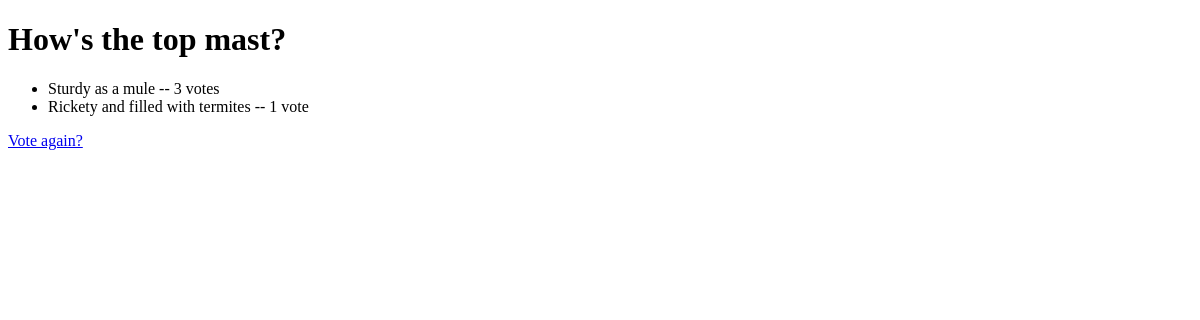
Page /polls/3/results/ on the earlier database version.
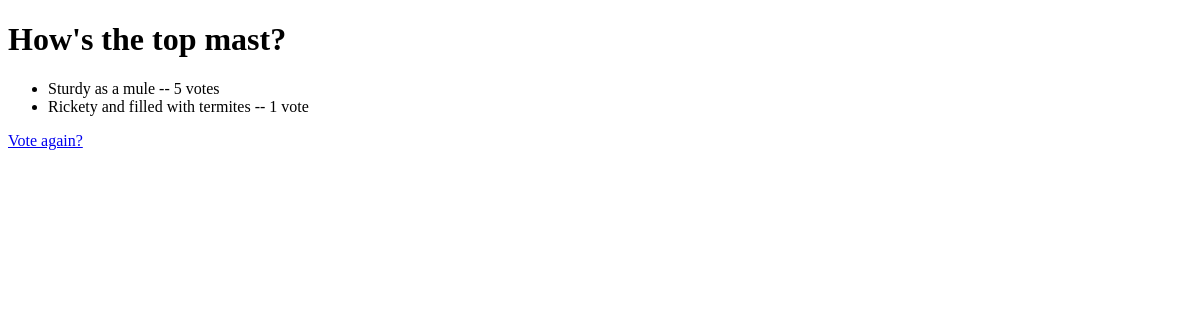
Same page on the later database version.
### polls/models.py (models this page shows, shortened)
class Choice(models.Model):
    question = models.ForeignKey(Question, on_delete=models.CASCADE)
    choice_text = models.CharField(max_length=200)
    votes = models.IntegerField(default=0)

### polls/views.py (the view)
# urls.py: path('<int:pk>/results/', views.ResultsView.as_view(), name='results'),
class ResultsView(generic.DetailView):
    model = Question
    template_name = 'polls/results.html'

### polls/templates/polls/results.html
<!DOCTYPE html>
<html lang="en">
<body>
    <h1>{{ question.question_text }}</h1>
    <ul>
        {% for choice in question.choice_set.all %}
        <li>{{ choice.choice_text }} -- {{ choice.votes }} vote{{ choice.votes|pluralize }}</li>
        {% endfor %}
    </ul>
    <a href="{% url 'polls:detail' question.id %}">Vote again?</a>
</body>
</html>

Differences in the rows shown:
changed Choice "Sturdy as a mule": votes "3" → "5"
